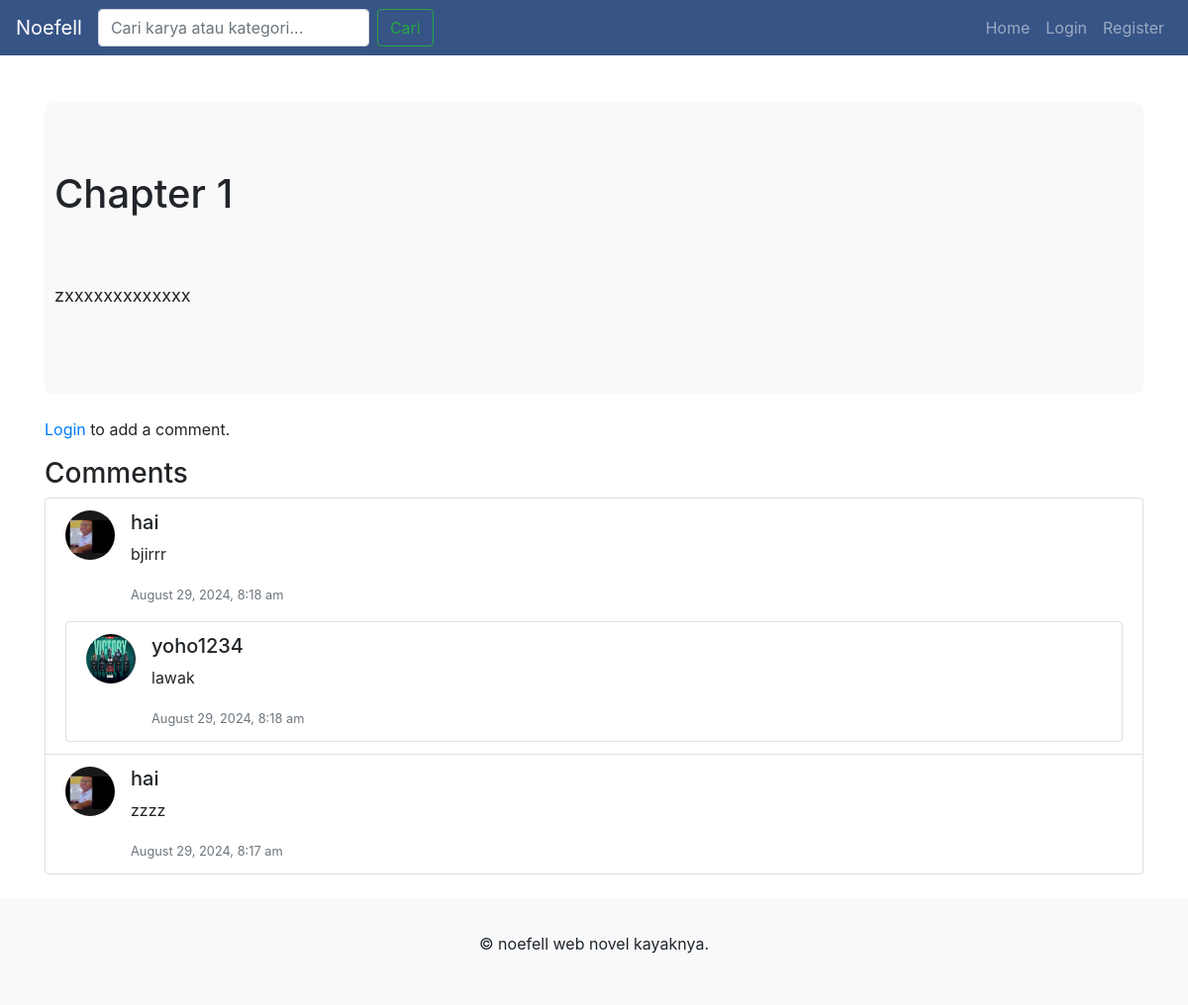
The app's page /view_chapter.php?chapter_id=5 with its own data.
### tables this page shows
CREATE TABLE `chapters` (
  `id` int(11) NOT NULL,
  `name` varchar(100) NOT NULL,
  `work_id` int(11) NOT NULL,
  `user_id` int(11) NOT NULL,
  `content` text DEFAULT NULL,
  `created_at` datetime DEFAULT current_timestamp()
);

CREATE TABLE `comments` (
  `id` int(11) NOT NULL,
  `chapter_id` int(11) NOT NULL,
  `user_id` int(11) NOT NULL,
  `work_id` int(11) NOT NULL,
  `content` text NOT NULL,
  `created_at` datetime DEFAULT current_timestamp(),
  `parent_comment_id` int(11) DEFAULT NULL
);

CREATE TABLE `users` (
  `id` int(11) NOT NULL,
  `username` varchar(100) NOT NULL,
  `password` varchar(255) NOT NULL,
  `email` varchar(100) NOT NULL,
  `profile_picture` varchar(255) DEFAULT NULL,
  `bio` text DEFAULT NULL,
  `role` enum('admin','user') NOT NULL DEFAULT 'user',
  `created_at` datetime DEFAULT current_timestamp(),
  `updated_at` datetime DEFAULT current_timestamp() ON UPDATE current_timestamp(),
  `banned_until` datetime DEFAULT NULL,
  `ban_reason` varchar(255) DEFAULT NULL
);

### view_chapter.php (the view, shortened to what this page needs)
<?php
require 'config/database.php';
$chapterId = isset($_GET['chapter_id']) ? intval($_GET['chapter_id']) : 0;
$query = "SELECT * FROM Chapters WHERE id = ?";
$stmt = $conn->prepare($query);
$stmt->bind_param("i", $chapterId);
$stmt->execute();
$chapter = $stmt->get_result()->fetch_assoc();
$isLoggedIn = isset($_SESSION['user_id']);
$query = "SELECT comments.*, users.username, users.profile_picture FROM Comments
          JOIN Users ON comments.user_id = users.id
          WHERE chapter_id = ? AND parent_comment_id IS NULL ORDER BY created_at DESC";
$stmt = $conn->prepare($query);
$stmt->bind_param("i", $chapterId);
$stmt->execute();
$commentsResult = $stmt->get_result();
?>
<!DOCTYPE html>
<html lang="en">
<head>
    <link rel="stylesheet" href="css/style.css">
    <link rel="stylesheet" href="https://stackpath.bootstrapcdn.com/bootstrap/4.3.1/css/bootstrap.min.css">
</head>
<body>
    <?php include 'includes/header.php'; ?>
    <div class="container mt-5">
        <div class="chapter-content ">
        <h1><?php echo htmlspecialchars($chapter['name']); ?></h1>
        <p><?php echo nl2br(htmlspecialchars($chapter['content'])); ?></p>
        </div>
    </div>
    <div class="container mt-4">
        <?php if ($isLoggedIn): ?>
            <h4>Add a comment</h4>
            <form action="add_comment.php" method="post">
                <div class="form-group">
                    <textarea name="content" class="form-control" rows="3" placeholder="Write your comment here..." required></textarea>
                </div>
                <input type="hidden" name="chapter_id" value="<?php echo $chapterId; ?>">
                <button type="submit" class="btn btn-primary">Submit</button>
            </form>
        <?php else: ?>
            <p><a href="login.php">Login</a> to add a comment.</p>
        <?php endif; ?>
        <h3>Comments</h3>
        <?php if ($commentsResult->num_rows > 0): ?>
            <ul class="list-group mb-4">
                <?php while ($comment = $commentsResult->fetch_assoc()): ?>
                    <li class="list-group-item">
                        <div class="media">
                            <img src="uploads/<?php echo htmlspecialchars($comment['profile_picture'] ?: 'default_profile.jpg'); ?>" alt="Profile Picture" class="mr-3" style="width:50px;height:50px;border-radius:50%;">
                            <div class="media-body">
                                <h5 class="mt-0"><?php echo htmlspecialchars($comment['username']); ?></h5>
                                <p><?php echo htmlspecialchars($comment['content']); ?></p>
                                <small class="text-muted"><?php echo date('F j, Y, g:i a', strtotime($comment['created_at'])); ?></small>
                            </div>
                        </div>
                        <?php
                        $parentCommentId = $comment['id'];
                        $replyQuery = "SELECT comments.*, users.username, users.profile_picture FROM Comments
                                       JOIN Users ON comments.user_id = users.id
                                       WHERE parent_comment_id = ? ORDER BY created_at ASC";
                        $replyStmt = $conn->prepare($replyQuery);
                        $replyStmt->bind_param("i", $parentCommentId);
                        $replyStmt->execute();
                        $repliesResult = $replyStmt->get_result();
                        ?>
                        <?php if ($repliesResult->num_rows > 0): ?>
                            <ul class="list-group mt-3">
                                <?php while ($reply = $repliesResult->fetch_assoc()): ?>
                                    <li class="list-group-item">
                                        <div class="media">
                                            <img src="uploads/<?php echo htmlspecialchars($reply['profile_picture'] ?: 'default_profile.jpg'); ?>" alt="Profile Picture" class="mr-3" style="width:50px;height:50px;border-radius:50%;">
                                            <div class="media-body">
                                                <h5 class="mt-0"><?php echo htmlspecialchars($reply['username']); ?></h5>
                                                <p><?php echo htmlspecialchars($reply['content']); ?></p>
                                                <small class="text-muted"><?php echo date('F j, Y, g:i a', strtotime($reply['created_at'])); ?></small>
                                            </div>
                                        </div>
                                    </li>
                                <?php endwhile; ?>
                            </ul>
                        <?php endif; ?>
                    </li>
                <?php endwhile; ?>
            </ul>
        <?php else: ?>
            <p>No comments yet. Be the first to comment!</p>
        <?php endif; ?>
    </div>
    <?php include 'includes/footer.php'; ?>
</body>
</html>

### includes/style.css (style rules this page uses)
html, body { height: 100%; margin: 0; display: flex; flex-direction: column; }
.container { flex: 1; }
.list-group-item { position: relative; cursor: pointer; }

### view_chapter.php (style rules this page uses)
.chapter-content { white-space: pre-wrap; word-wrap: break-word; overflow-wrap: break-word; overflow-x: auto; font-size: 18px; line-height: 1.6; max-width: 8000px; margin: 0 auto; padding: 10px; background-color: #f9f9f9; border-radius: 8px; }

### records on screen
chapters: name "Chapter 1", content "zxxxxxxxxxxxxx"
comments: user.profile_picture (picture), user.username "hai", content "bjirrr", created_at "August 29, 2024, 8:18 am"
comments: user.profile_picture (picture), user.username "yoho1234", content "lawak", created_at "August 29, 2024, 8:18 am"
comments: user.profile_picture (picture), user.username "hai", content "zzzz", created_at "August 29, 2024, 8:17 am"
